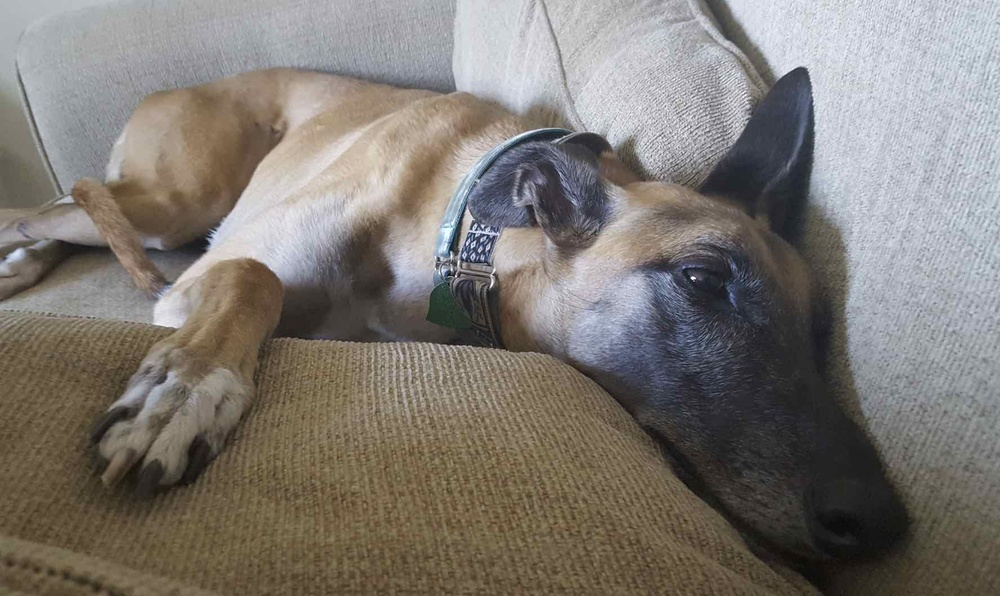
#> input picture data/sleepyluz.jpg, 1000 x 596 px, shrunk from 1776 x 1058 before the run
$ jupyter execute principal_components.ipynb   (shell and % lines are left out)
#> lines starting #> are read from the running program, lines starting #| are printed output that depends on the picture
# Low-Rank Approximation of Image Data
### Author: Ariel Cintron, Ph.D.

[cell 1]
### Using Kernel Python 3 system wide
from PIL import Image
import numpy as np
import matplotlib.pyplot as plt
# The ``inline`` flag will use the appropriate backend to make figures appear inline in the notebook.
# import seaborn library (wrapper of matplotlib)
import seaborn as sns

[cell 2]
plt.style.use('classic')
img = Image.open('data/sleepyluz.jpg')
#> img is the input picture: PIL image 1000x596 RGB; mean R, G, B 126.1, 120.6, 114.6
#img = Image.open('')
## Convert image to grayscale
imggray = img.convert('LA')
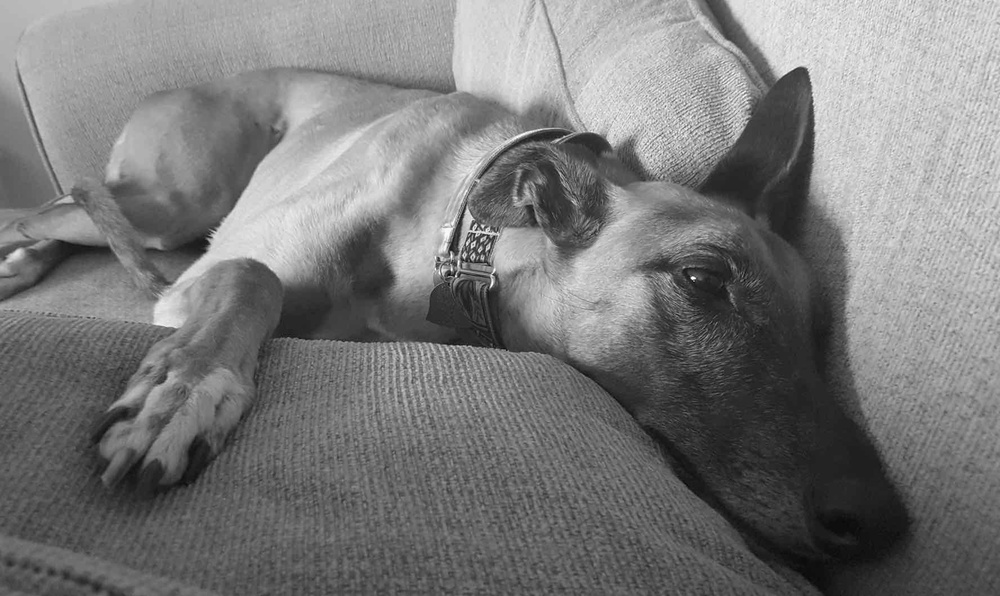
#> imggray: PIL image 1000x596 LA; mean R, G, B, A 121.6, 121.6, 121.6, 255
## Convert to numpy array
imgmat = np.array(list(imggray.getdata(band=0)),float)
## Reshape according to original image dimesions
imgmat.shape = (imggray.size[1],imggray.size[0])

plt.figure(figsize=(9, 6))
plt.imshow(imgmat,cmap="gray")
plt.show()
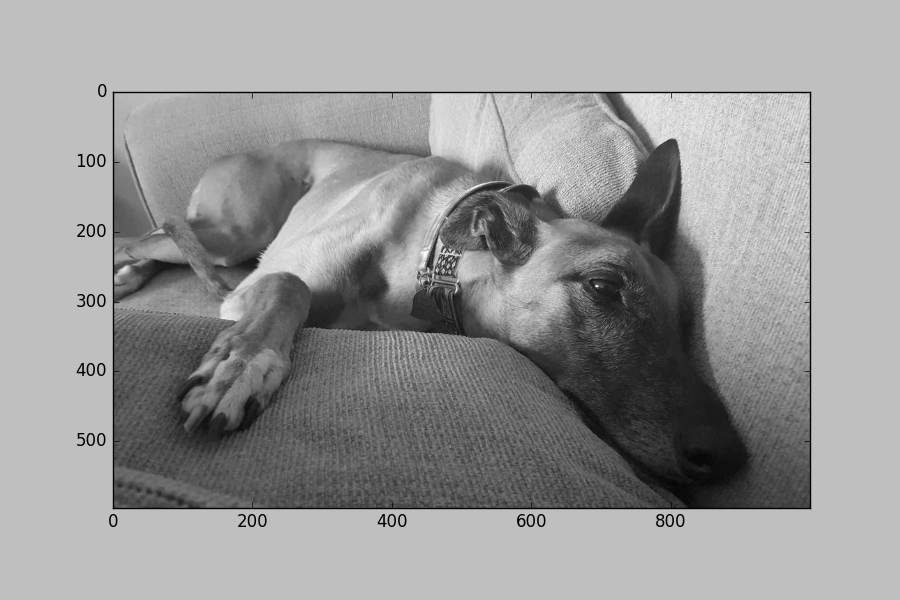
#> figure drawn by matplotlib, 1 panel

[cell 3]
U,S,V = np.linalg.svd(imgmat)
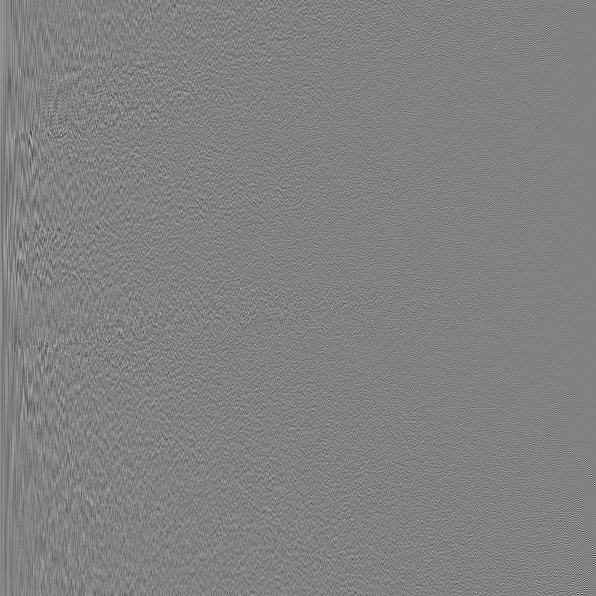
#> U: shape (596, 596) float64; min -0.417, max 0.401, mean 4.45e-05; drawn with min black and max white
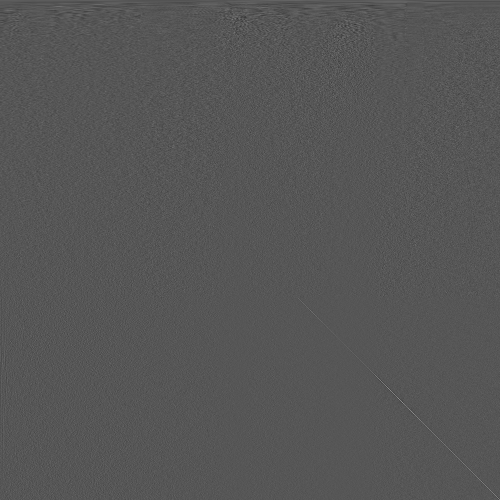
#> V: shape (1000, 1000) float64 (shown at 1/2 size); min -0.314, max 0.612, mean 3.55e-05; drawn with min black and max white
#> S = 596 values, max 98955.9 at index 0, min 5.57 at index 595, mean 573.9

[cell 4]
### Dimensions of the original matrix
imgmat.shape
#> Out = (596, 1000)

[cell 5]
## Dimensions of matrix in the singular value decomposition
U.shape
#> Out = (596, 596)

[cell 6]
## Dimensions of matrix in the singular value decomposition
S.shape
#> Out = (596,)

[cell 7]
## Dimensions of matrix in the singular value decomposition
V.shape
#> Out = (1000, 1000)

[cell 8]
### Matrix in the singular value decomposition
#U #uncoment and run
#S #uncoment and run
#V #uncoment and run

[cell 9]
### Here is a rank-one matrix from the PCA approximation
reconstimg = np.matrix(U[:, :2]) * np.diag(S[:2]) * np.matrix(V[:2, :])
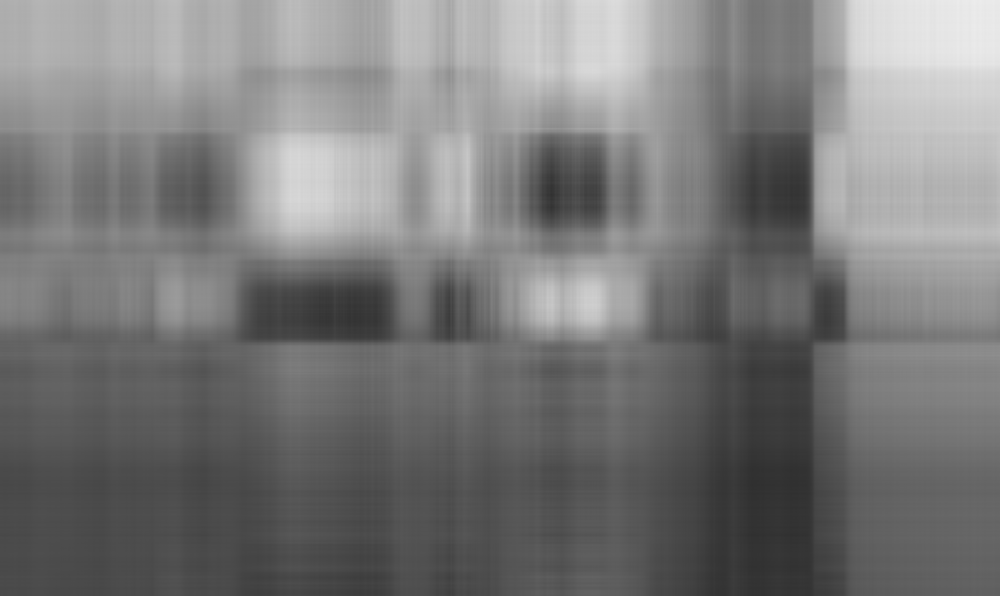
#> reconstimg: shape (596, 1000) float64; min 47.87, max 236.9, mean 121.7
plt.imshow(reconstimg,cmap="gray")
plt.show()

[cell 10]
## Principal Components
partialsum = np.zeros((U.shape[0],V.shape[0]))
last = 100 # number of terms in partial sum of rank-one matrices, do not exceed rank of the original matrix
for r in range(0,last):
    partialsum = partialsum + S[r]*np.outer(U[:,r],V[r,:])
#> this loop made 100 passes
#> pass 1, `partialsum = partialsum + S[r]*np.outer(U[:,r],V[r,:])`:
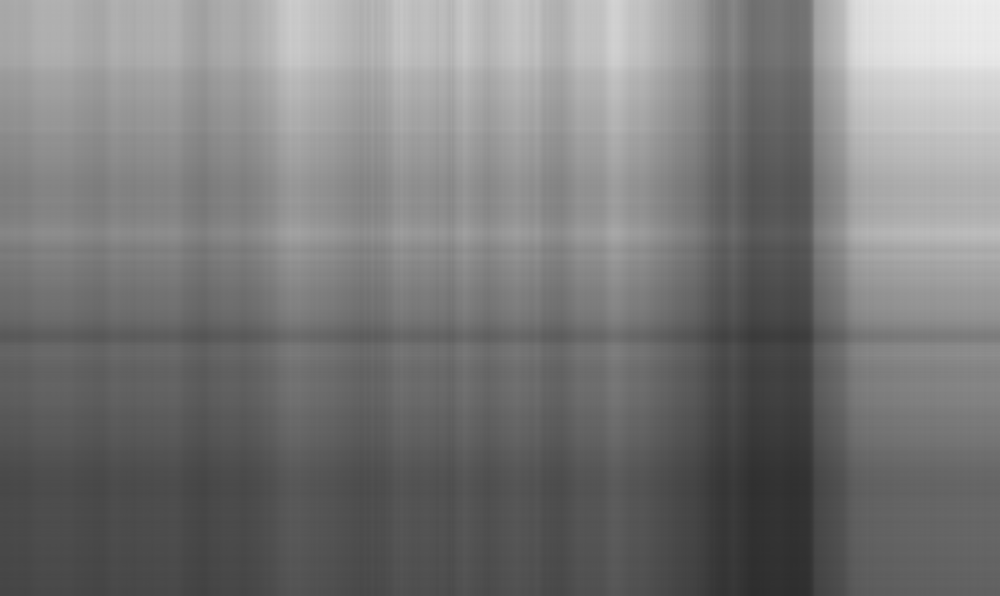
#> partialsum: shape (596, 1000) float64; min 46.02, max 237.2, mean 121.7
#> pass 3, `partialsum = partialsum + S[r]*np.outer(U[:,r],V[r,:])`:
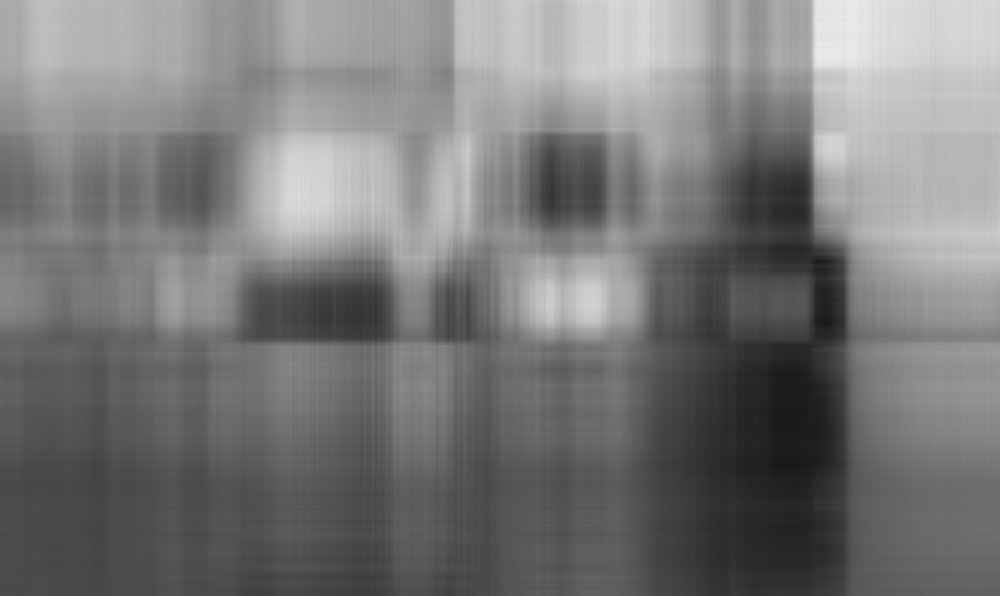
#> partialsum: shape (596, 1000) float64; min 24.36, max 236.2, mean 121.4
plt.imshow(partialsum,cmap=plt.cm.gray)
plt.show()

$ run again, with data/glove.jpg copied over data/sleepyluz.jpg
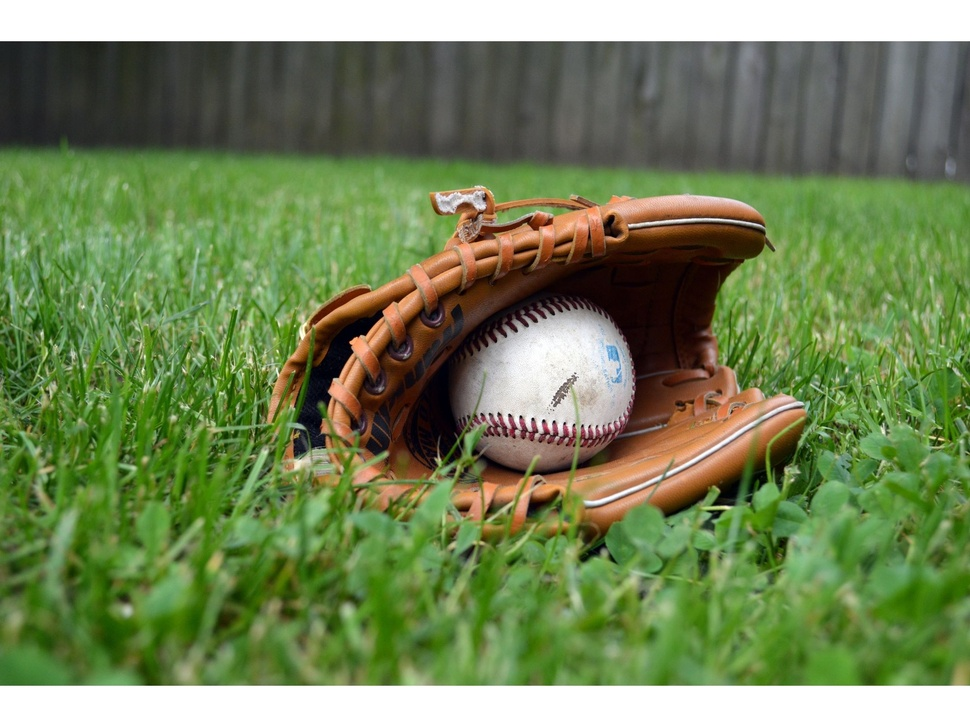
#> input picture data/glove.jpg, 970 x 727 px, shrunk from 2304 x 1728 before the run
#> img is the input picture: PIL image 970x727 RGB; mean R, G, B 115, 132.2, 87.7
#> `U,S,V = np.linalg.svd(imgmat)`:
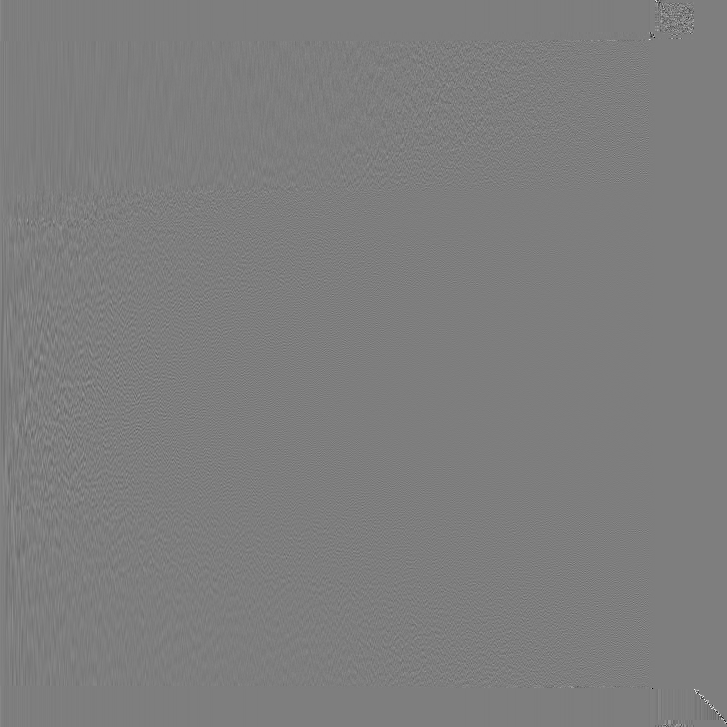
#> U: shape (727, 727) float64; min -0.954, max 0.973, mean 3.14e-05; drawn with min black and max white
#> S = 727 values, max 110734.3 at index 0, min 1.11e-11 at index 657, mean 499.9
#> the loop `for r in range(0,last):` made 100 passes
#> pass 3, `partialsum = partialsum + S[r]*np.outer(U[:,r],V[r,:])`:
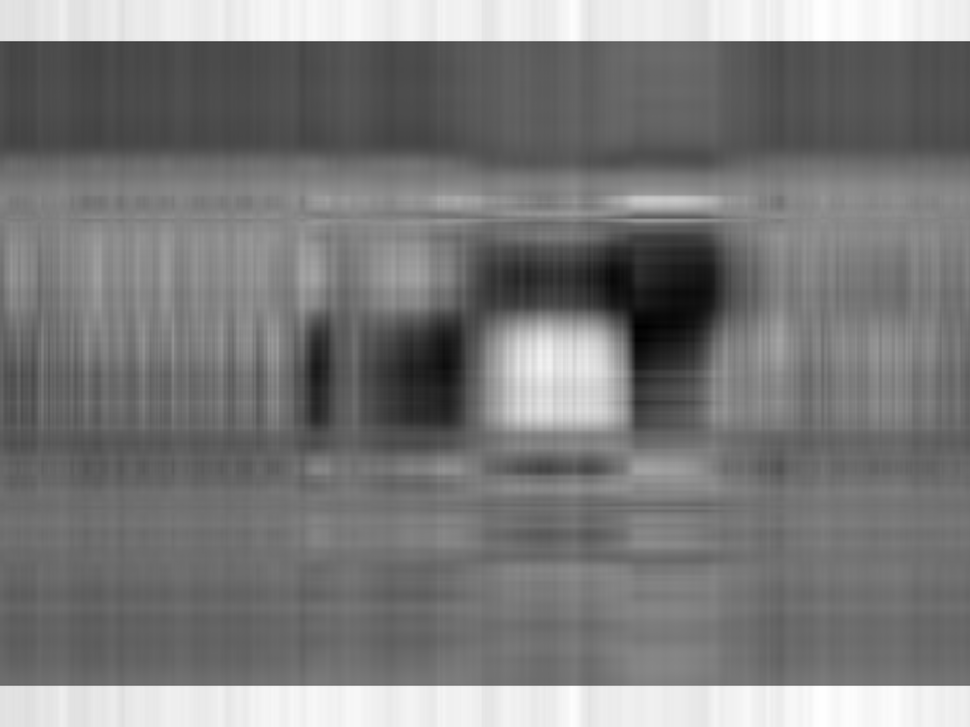
#> partialsum: shape (727, 970) float64; min -18.92, max 273.1, mean 122; drawn with min black and max white
